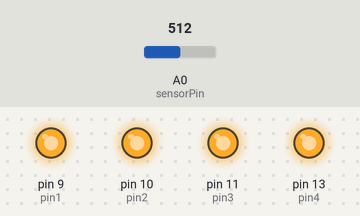
Bench run of a sketch on a simulated Arduino Uno, built with avr-gcc and run on an emulated ATmega328P. Parts: output pins drawn as LEDs (lit = HIGH). Inputs (shaded band) come from the test bench; at power-on: A0 (sensorPin) = 512. Random numbers use the default seed unless the sketch sets one; what the sketch prints to the serial monitor is not drawn.

Above: at 1.03 s.
1.3 s: A0 (sensorPin) set to 0
At 1.69 s:
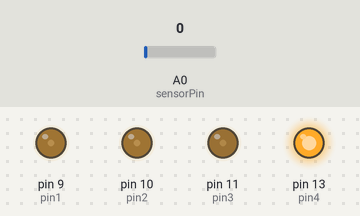
4.3 s: A0 (sensorPin) set to 82
At 5.2 s:
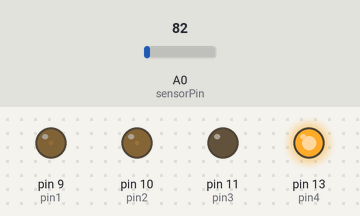
7.3 s: A0 (sensorPin) set to 0
At 9.94 s:
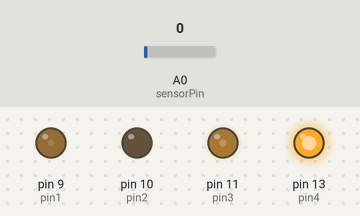
10.3 s: A0 (sensorPin) set to 82
Timing chart, 0 to 24.5 s (numbered marks = the images above; inputs shaded):
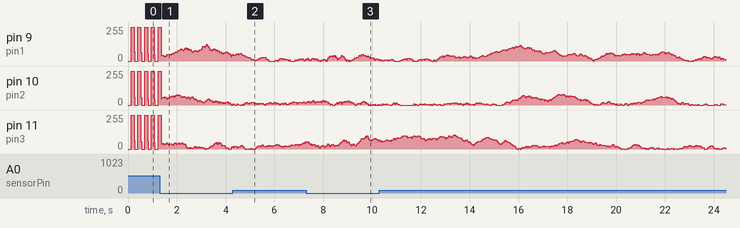

The sketch:

Pumpkin.pde
```cpp
/*
  Sharp GP2D12 IR ranger reader
  Language: Wiring/Arduino

  Reads the value from a Sharp GP2D12 IR ranger and sends
  it out serially.

  Based on an example from Tom Igoe's Making Things Talk.

*/
int sensorPin = 0;     // Analog input pin
int sensorValue = 0;   // value read from the sensor
int pin1 = 9;   // blinking light 1
int pin2 = 10;  // blinking light 2
int pin3 = 11;  // blinking light 3
int pin4 = 13;  // A light for fun
int val1 = 64; // light 1 brightness
int val2 = 64; // light 2 brightness
int val3 = 64; // light 3 brightness

void setup() {
  pinMode(pin1, OUTPUT);    // set pins to be outputs
  pinMode(pin2, OUTPUT);
  pinMode(pin3, OUTPUT);
  pinMode(pin4, OUTPUT);

  randomSeed(42);

  digitalWrite(pin4, HIGH);
  digitalWrite(8, LOW);
  Serial.begin(9600);  // for debugging
}

void loop() {

  sensorValue = analogRead(sensorPin); // read the sensor value
  if (sensorValue> 3) { // don't process weak results

    // the sensor actually gives results that aren't linear.
    // this formula converts the results to a linear range.
    int range = (6787 / (sensorValue - 3)) - 4;
    Serial.print("Raw value: ");
    Serial.println(sensorValue, DEC);
    Serial.println(range, DEC);    // print the sensor value

    // Flash bright when someone's there.
    if (range >0 && range < 72) {
      analogWrite(pin1, 0);
      analogWrite(pin2, 0);
      analogWrite(pin3, 0);

      delay(125);
      analogWrite(pin1, 255);
      analogWrite(pin2, 255);
      analogWrite(pin3, 255);

      delay(125);
    }
  }
  // flicker like a candle when no one's around
  val1 = flicker(val1);
  val2 = flicker(val2);
  val3 = flicker(val3);
  analogWrite(pin1, val1);
  analogWrite(pin2, val2);
  analogWrite(pin3, val3);

  delay(25);
}

int flicker(int val) {
  val += random(0,20) - 10;     // add a random value between -10 and 10
  val = constrain(val, 0, 255); // don't let it get too bright
  Serial.print("Val:");  Serial.println(val, DEC);
  return val;
}
```
